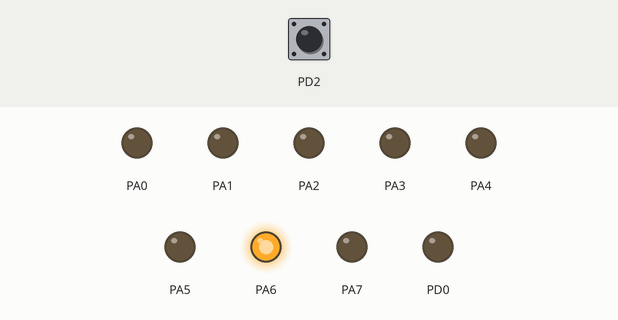
Recording of a program running on a simulated ATmega16, built with avr-gcc and emulated at 16 MHz. On the bench: output pins drawn as LEDs (lit = HIGH). Dashed ring = blinking. The test bench sets the inputs (shaded band); at power-on: PD2 HIGH.

Above: at 1.25 s.
1.3 s: PD2 driven LOW
At 2.0 s:
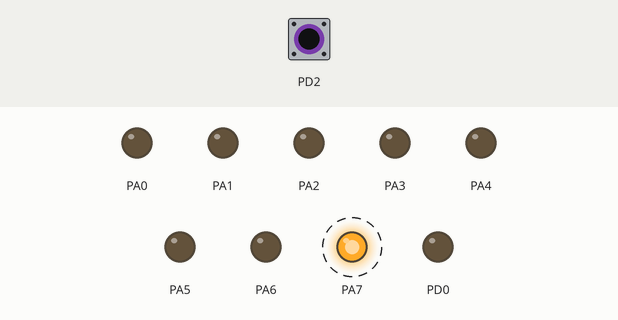
4.3 s: PD2 pulsed HIGH 2 times (0.12 s each, 0.3 s apart)
At 5.2 s:
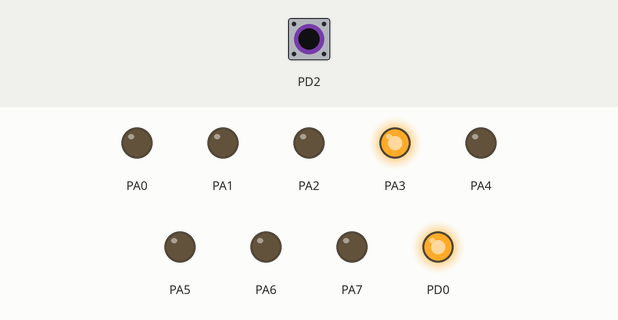
7.3 s: PD2 pulsed HIGH 5 times (0.12 s each, 0.3 s apart)
At 7.8 s:
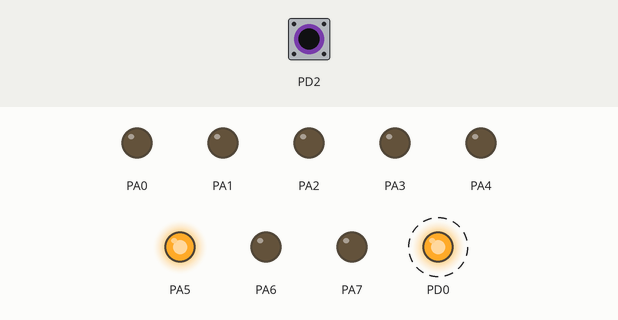
Timing chart, 0 to 16.3 s (numbered marks = the images above; inputs shaded):
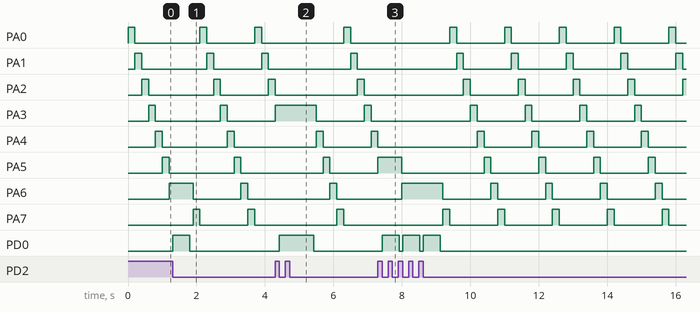

The program:

main.cpp
```cpp
/*
 * NgatNGoai.cpp
 *
 * Created: 1/8/2024 9:46:03 PM
 * Author : DELL
 */

#define F_CPU 16000000UL
#include <avr/io.h>
#include <avr/delay.h>
#include <avr/interrupt.h>


int main(void)
{
    /* Replace with your application code */
	DDRA = 0XFF; // OUTPUT
	PORTA = 0X00; // Kích m?c cao nên cho nó v? 0V
	DDRD = 0B00000001; // Chân D0 là OUTPUT, D2  là INPUT
	PORTD = (0<<PIND0); // Chân D0 là 0v
	GICR |= (1<<INT0); // Kích hoat chân ngat là INT0 hoac INT1
	MCUCR |= (1<<ISC01); // Chon che do ngat
	// Neu  chan ngat la INT2 thi phai khai bao la MCUSR
	sei();
    while (1)
    {
		PORTA = 0X01;
		_delay_ms(200);
		for(int i = 0; i <7; i++)
		{
			PORTA = PORTA<< 1;
			_delay_ms(200);
		}
    }
}

ISR(INT0_vect)
{
	if((PIND & (1<<PIND2))==0)	// N?u có nh?n nút ng?t D2
	{
		PORTD = 0X01;
		_delay_ms(500);
		PORTD = 0X00;
	}
}
```

Measured:
- after the input at 1.3 s, PD0: LOW → HIGH at once, → LOW 0.50 s later
- after the input at 4.3 s, PD0: LOW → HIGH after 0.12 s, → LOW 1.0 s later
- after the input at 7.3 s, PD0: alternates HIGH for 0.50 s and LOW for 0.10 s, 6 changes in all, then stays LOW, starting after 0.12 s
- by itself, PA0–3, PA7: alternates HIGH for 0.20 s and LOW for 1.4 s
- by itself, PA4: repeats every 1.6 s: HIGH 0.20 s, LOW 1.4 s
- by itself, PA6: repeats every 1.6 s: LOW 1.4 s, HIGH 0.20 s
